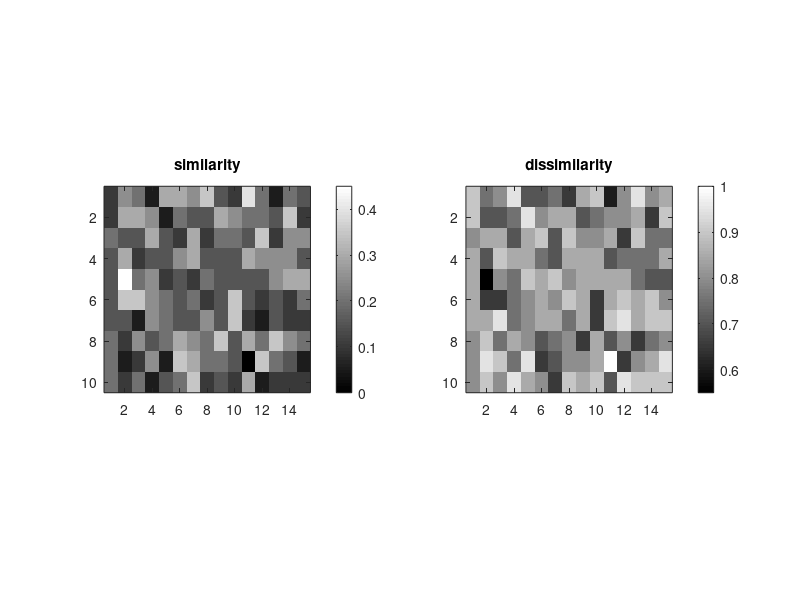

Source code (MATLAB):
clc
clear
close all

number_of_records_in_x = 10;
number_of_data_in_eaxh_record_for_x = 20;
x = rand(number_of_records_in_x, number_of_data_in_eaxh_record_for_x);

number_of_records_in_y = 15;
number_of_data_in_eaxh_record_for_y = 20;
y = rand(number_of_records_in_y, number_of_data_in_eaxh_record_for_y);

match_threshold = 0.1;

dissimilarity = ones(size(x, 1), size(y, 1));
for i = 1 : size(x, 1)
    for j = 1 : size(y, 1)
        compare_data = abs(x(i, :) - y(j, :)) < match_threshold;
        dissimilarity(i,j) = (numel(compare_data) - sum(compare_data)) / numel(compare_data);
        %similarity(i,j) = sum(compare_data) / numel(compare_data);
    end
end

similarity = 1 - dissimilarity;
subplot(1,2,1); imagesc(similarity); title('similarity'); colorbar; axis square;
subplot(1,2,2); imagesc(dissimilarity); title('dissimilarity'); colorbar; axis square;
colormap gray